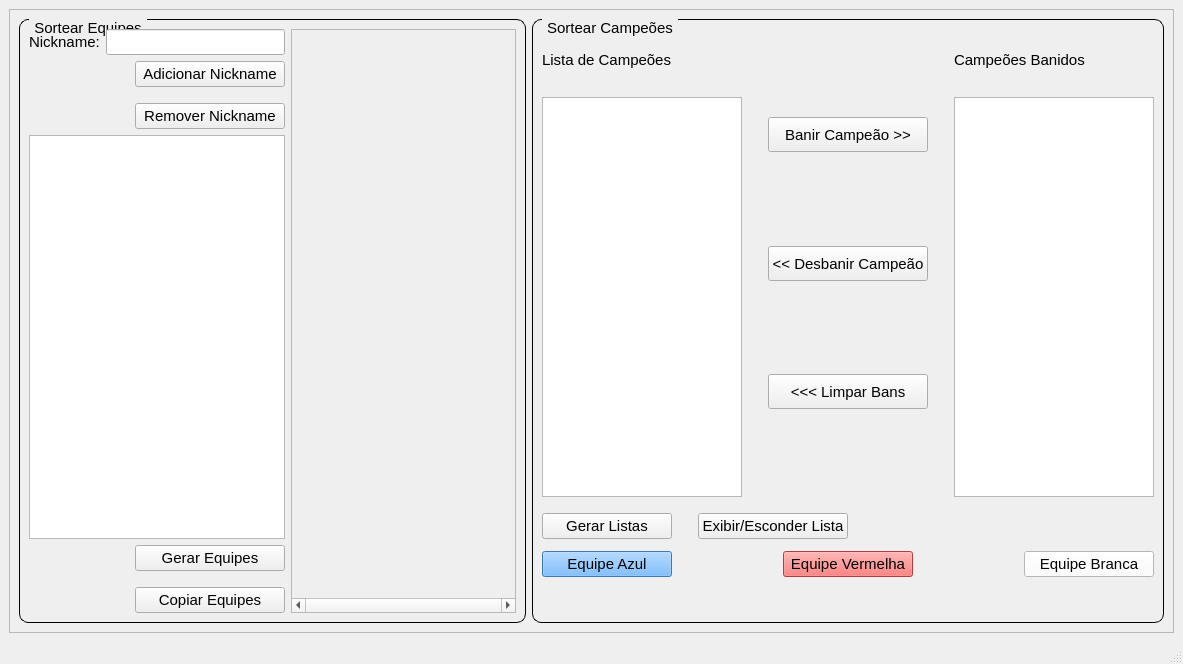
<?xml version="1.0" encoding="UTF-8"?>
<ui version="4.0">
 <class>MainWindow</class>
 <widget class="QMainWindow" name="MainWindow">
  <property name="geometry">
   <rect>
    <x>0</x>
    <y>0</y>
    <width>1183</width>
    <height>664</height>
   </rect>
  </property>
  <property name="windowTitle">
   <string>Lolsort para ARAM v1.1.1 - by Slarav</string>
  </property>
  <property name="autoFillBackground">
   <bool>false</bool>
  </property>
  <property name="styleSheet">
   <string notr="true"/>
  </property>
  <widget class="QWidget" name="centralwidget">
   <layout class="QGridLayout" name="gridLayout">
    <item row="0" column="0">
     <widget class="QScrollArea" name="scrollArea">
      <property name="widgetResizable">
       <bool>true</bool>
      </property>
      <widget class="QWidget" name="scrollAreaWidgetContents">
       <property name="geometry">
        <rect>
         <x>0</x>
         <y>0</y>
         <width>1163</width>
         <height>603</height>
        </rect>
       </property>
       <layout class="QGridLayout" name="gridLayout_5">
        <item row="0" column="0">
         <widget class="QGroupBox" name="groupBox">
          <property name="styleSheet">
           <string notr="true">QGroupBox {
    border: 1px solid black;
    border-radius: 9px;
    margin-top: 0.5em;
    font-size: 15px;
}

QGroupBox::title {
    subcontrol-origin: margin;
    left: 10px;
    padding: 0 3px 0 3px;
}</string>
          </property>
          <property name="title">
           <string>Sortear Equipes</string>
          </property>
          <layout class="QGridLayout" name="gridLayout_4">
           <item row="0" column="0">
            <layout class="QHBoxLayout" name="horizontalLayout_4">
             <item>
              <layout class="QVBoxLayout" name="verticalLayout_7">
               <item>
                <layout class="QHBoxLayout" name="horizontalLayout">
                 <item>
                  <widget class="QLabel" name="label">
                   <property name="font">
                    <font>
                     <pointsize>11</pointsize>
                    </font>
                   </property>
                   <property name="text">
                    <string>Nickname:</string>
                   </property>
                  </widget>
                 </item>
                 <item>
                  <widget class="QLineEdit" name="line_nickname">
                   <property name="font">
                    <font>
                     <pointsize>11</pointsize>
                    </font>
                   </property>
                  </widget>
                 </item>
                </layout>
               </item>
               <item>
                <layout class="QHBoxLayout" name="horizontalLayout_2">
                 <item>
                  <spacer name="horizontalSpacer">
                   <property name="orientation">
                    <enum>Qt::Horizontal</enum>
                   </property>
                   <property name="sizeHint" stdset="0">
                    <size>
                     <width>40</width>
                     <height>20</height>
                    </size>
                   </property>
                  </spacer>
                 </item>
                 <item>
                  <layout class="QVBoxLayout" name="verticalLayout">
                   <item>
                    <widget class="QPushButton" name="button_add_nickname">
                     <property name="minimumSize">
                      <size>
                       <width>150</width>
                       <height>0</height>
                      </size>
                     </property>
                     <property name="font">
                      <font>
                       <pointsize>11</pointsize>
                      </font>
                     </property>
                     <property name="text">
                      <string>Adicionar Nickname</string>
                     </property>
                    </widget>
                   </item>
                   <item>
                    <spacer name="verticalSpacer_4">
                     <property name="orientation">
                      <enum>Qt::Vertical</enum>
                     </property>
                     <property name="sizeType">
                      <enum>QSizePolicy::Maximum</enum>
                     </property>
                     <property name="sizeHint" stdset="0">
                      <size>
                       <width>20</width>
                       <height>10</height>
                      </size>
                     </property>
                    </spacer>
                   </item>
                   <item>
                    <widget class="QPushButton" name="button_remove_nickname">
                     <property name="minimumSize">
                      <size>
                       <width>150</width>
                       <height>0</height>
                      </size>
                     </property>
                     <property name="font">
                      <font>
                       <pointsize>11</pointsize>
                      </font>
                     </property>
                     <property name="text">
                      <string>Remover Nickname</string>
                     </property>
                    </widget>
                   </item>
                  </layout>
                 </item>
                </layout>
               </item>
               <item>
                <widget class="QListWidget" name="list_nicknames">
                 <property name="minimumSize">
                  <size>
                   <width>150</width>
                   <height>300</height>
                  </size>
                 </property>
                 <property name="maximumSize">
                  <size>
                   <width>16777215</width>
                   <height>16777215</height>
                  </size>
                 </property>
                 <property name="font">
                  <font>
                   <pointsize>11</pointsize>
                  </font>
                 </property>
                </widget>
               </item>
               <item>
                <layout class="QHBoxLayout" name="horizontalLayout_3">
                 <item>
                  <spacer name="horizontalSpacer_2">
                   <property name="orientation">
                    <enum>Qt::Horizontal</enum>
                   </property>
                   <property name="sizeHint" stdset="0">
                    <size>
                     <width>40</width>
                     <height>20</height>
                    </size>
                   </property>
                  </spacer>
                 </item>
                 <item>
                  <layout class="QVBoxLayout" name="verticalLayout_6">
                   <item>
                    <widget class="QPushButton" name="button_generate_groups">
                     <property name="minimumSize">
                      <size>
                       <width>150</width>
                       <height>0</height>
                      </size>
                     </property>
                     <property name="font">
                      <font>
                       <pointsize>11</pointsize>
                      </font>
                     </property>
                     <property name="text">
                      <string>Gerar Equipes</string>
                     </property>
                    </widget>
                   </item>
                   <item>
                    <spacer name="verticalSpacer_5">
                     <property name="orientation">
                      <enum>Qt::Vertical</enum>
                     </property>
                     <property name="sizeType">
                      <enum>QSizePolicy::Maximum</enum>
                     </property>
                     <property name="sizeHint" stdset="0">
                      <size>
                       <width>20</width>
                       <height>10</height>
                      </size>
                     </property>
                    </spacer>
                   </item>
                   <item>
                    <widget class="QPushButton" name="button_copy_group">
                     <property name="minimumSize">
                      <size>
                       <width>150</width>
                       <height>0</height>
                      </size>
                     </property>
                     <property name="maximumSize">
                      <size>
                       <width>16777215</width>
                       <height>16777215</height>
                      </size>
                     </property>
                     <property name="font">
                      <font>
                       <pointsize>11</pointsize>
                      </font>
                     </property>
                     <property name="text">
                      <string>Copiar Equipes</string>
                     </property>
                    </widget>
                   </item>
                  </layout>
                 </item>
                </layout>
               </item>
              </layout>
             </item>
             <item>
              <widget class="QScrollArea" name="scrollArea_2">
               <property name="minimumSize">
                <size>
                 <width>150</width>
                 <height>0</height>
                </size>
               </property>
               <property name="horizontalScrollBarPolicy">
                <enum>Qt::ScrollBarAlwaysOn</enum>
               </property>
               <property name="widgetResizable">
                <bool>true</bool>
               </property>
               <widget class="QWidget" name="scrollAreaWidgetContents_2">
                <property name="geometry">
                 <rect>
                  <x>0</x>
                  <y>0</y>
                  <width>199</width>
                  <height>535</height>
                 </rect>
                </property>
                <layout class="QGridLayout" name="gridLayout_2">
                 <item row="0" column="0">
                  <widget class="QLabel" name="label_groups">
                   <property name="minimumSize">
                    <size>
                     <width>150</width>
                     <height>0</height>
                    </size>
                   </property>
                   <property name="font">
                    <font>
                     <pointsize>11</pointsize>
                    </font>
                   </property>
                   <property name="text">
                    <string/>
                   </property>
                  </widget>
                 </item>
                </layout>
               </widget>
              </widget>
             </item>
            </layout>
           </item>
          </layout>
         </widget>
        </item>
        <item row="0" column="1">
         <widget class="QGroupBox" name="groupBox_2">
          <property name="styleSheet">
           <string notr="true">QGroupBox {
    border: 1px solid black;
    border-radius: 9px;
    margin-top: 0.5em;
    font-size: 15px;
}

QGroupBox::title {
    subcontrol-origin: margin;
    left: 10px;
    padding: 0 3px 0 3px;
}</string>
          </property>
          <property name="title">
           <string>Sortear Campeões</string>
          </property>
          <layout class="QGridLayout" name="gridLayout_3">
           <item row="0" column="0">
            <layout class="QVBoxLayout" name="verticalLayout_2">
             <item>
              <widget class="QLabel" name="label_2">
               <property name="minimumSize">
                <size>
                 <width>0</width>
                 <height>0</height>
                </size>
               </property>
               <property name="maximumSize">
                <size>
                 <width>16777215</width>
                 <height>16777215</height>
                </size>
               </property>
               <property name="font">
                <font>
                 <pointsize>11</pointsize>
                </font>
               </property>
               <property name="text">
                <string>Lista de Campeões</string>
               </property>
              </widget>
             </item>
             <item>
              <widget class="QListWidget" name="list_champions">
               <property name="minimumSize">
                <size>
                 <width>150</width>
                 <height>400</height>
                </size>
               </property>
               <property name="maximumSize">
                <size>
                 <width>200</width>
                 <height>400</height>
                </size>
               </property>
               <property name="font">
                <font>
                 <pointsize>11</pointsize>
                </font>
               </property>
              </widget>
             </item>
            </layout>
           </item>
           <item row="0" column="1">
            <layout class="QVBoxLayout" name="verticalLayout_3">
             <item>
              <spacer name="verticalSpacer">
               <property name="orientation">
                <enum>Qt::Vertical</enum>
               </property>
               <property name="sizeHint" stdset="0">
                <size>
                 <width>20</width>
                 <height>28</height>
                </size>
               </property>
              </spacer>
             </item>
             <item>
              <layout class="QHBoxLayout" name="horizontalLayout_5">
               <item>
                <spacer name="horizontalSpacer_4">
                 <property name="orientation">
                  <enum>Qt::Horizontal</enum>
                 </property>
                 <property name="sizeType">
                  <enum>QSizePolicy::Maximum</enum>
                 </property>
                 <property name="sizeHint" stdset="0">
                  <size>
                   <width>20</width>
                   <height>20</height>
                  </size>
                 </property>
                </spacer>
               </item>
               <item>
                <widget class="QPushButton" name="button_ban_chanpion">
                 <property name="minimumSize">
                  <size>
                   <width>160</width>
                   <height>35</height>
                  </size>
                 </property>
                 <property name="maximumSize">
                  <size>
                   <width>160</width>
                   <height>35</height>
                  </size>
                 </property>
                 <property name="font">
                  <font>
                   <pointsize>11</pointsize>
                  </font>
                 </property>
                 <property name="text">
                  <string>Banir Campeão &gt;&gt;</string>
                 </property>
                </widget>
               </item>
               <item>
                <spacer name="horizontalSpacer_3">
                 <property name="orientation">
                  <enum>Qt::Horizontal</enum>
                 </property>
                 <property name="sizeType">
                  <enum>QSizePolicy::Maximum</enum>
                 </property>
                 <property name="sizeHint" stdset="0">
                  <size>
                   <width>20</width>
                   <height>20</height>
                  </size>
                 </property>
                </spacer>
               </item>
              </layout>
             </item>
             <item>
              <spacer name="verticalSpacer_2">
               <property name="orientation">
                <enum>Qt::Vertical</enum>
               </property>
               <property name="sizeHint" stdset="0">
                <size>
                 <width>20</width>
                 <height>28</height>
                </size>
               </property>
              </spacer>
             </item>
             <item>
              <layout class="QHBoxLayout" name="horizontalLayout_6">
               <item>
                <spacer name="horizontalSpacer_6">
                 <property name="orientation">
                  <enum>Qt::Horizontal</enum>
                 </property>
                 <property name="sizeType">
                  <enum>QSizePolicy::Maximum</enum>
                 </property>
                 <property name="sizeHint" stdset="0">
                  <size>
                   <width>20</width>
                   <height>20</height>
                  </size>
                 </property>
                </spacer>
               </item>
               <item>
                <widget class="QPushButton" name="button_unban_chanpion">
                 <property name="minimumSize">
                  <size>
                   <width>160</width>
                   <height>35</height>
                  </size>
                 </property>
                 <property name="maximumSize">
                  <size>
                   <width>160</width>
                   <height>35</height>
                  </size>
                 </property>
                 <property name="font">
                  <font>
                   <pointsize>11</pointsize>
                  </font>
                 </property>
                 <property name="text">
                  <string>&lt;&lt; Desbanir Campeão</string>
                 </property>
                </widget>
               </item>
               <item>
                <spacer name="horizontalSpacer_5">
                 <property name="orientation">
                  <enum>Qt::Horizontal</enum>
                 </property>
                 <property name="sizeType">
                  <enum>QSizePolicy::Maximum</enum>
                 </property>
                 <property name="sizeHint" stdset="0">
                  <size>
                   <width>20</width>
                   <height>20</height>
                  </size>
                 </property>
                </spacer>
               </item>
              </layout>
             </item>
             <item>
              <spacer name="verticalSpacer_6">
               <property name="orientation">
                <enum>Qt::Vertical</enum>
               </property>
               <property name="sizeHint" stdset="0">
                <size>
                 <width>20</width>
                 <height>28</height>
                </size>
               </property>
              </spacer>
             </item>
             <item>
              <layout class="QHBoxLayout" name="horizontalLayout_7">
               <item>
                <spacer name="horizontalSpacer_14">
                 <property name="orientation">
                  <enum>Qt::Horizontal</enum>
                 </property>
                 <property name="sizeType">
                  <enum>QSizePolicy::Maximum</enum>
                 </property>
                 <property name="sizeHint" stdset="0">
                  <size>
                   <width>20</width>
                   <height>20</height>
                  </size>
                 </property>
                </spacer>
               </item>
               <item>
                <widget class="QPushButton" name="button_unban_all">
                 <property name="minimumSize">
                  <size>
                   <width>160</width>
                   <height>35</height>
                  </size>
                 </property>
                 <property name="maximumSize">
                  <size>
                   <width>160</width>
                   <height>35</height>
                  </size>
                 </property>
                 <property name="font">
                  <font>
                   <pointsize>11</pointsize>
                  </font>
                 </property>
                 <property name="text">
                  <string>&lt;&lt;&lt; Limpar Bans</string>
                 </property>
                </widget>
               </item>
               <item>
                <spacer name="horizontalSpacer_15">
                 <property name="orientation">
                  <enum>Qt::Horizontal</enum>
                 </property>
                 <property name="sizeType">
                  <enum>QSizePolicy::Maximum</enum>
                 </property>
                 <property name="sizeHint" stdset="0">
                  <size>
                   <width>20</width>
                   <height>20</height>
                  </size>
                 </property>
                </spacer>
               </item>
              </layout>
             </item>
             <item>
              <spacer name="verticalSpacer_3">
               <property name="orientation">
                <enum>Qt::Vertical</enum>
               </property>
               <property name="sizeHint" stdset="0">
                <size>
                 <width>20</width>
                 <height>28</height>
                </size>
               </property>
              </spacer>
             </item>
            </layout>
           </item>
           <item row="0" column="2">
            <layout class="QVBoxLayout" name="verticalLayout_4">
             <item>
              <widget class="QLabel" name="label_3">
               <property name="minimumSize">
                <size>
                 <width>0</width>
                 <height>0</height>
                </size>
               </property>
               <property name="maximumSize">
                <size>
                 <width>16777215</width>
                 <height>16777215</height>
                </size>
               </property>
               <property name="font">
                <font>
                 <pointsize>11</pointsize>
                </font>
               </property>
               <property name="text">
                <string>Campeões Banidos</string>
               </property>
              </widget>
             </item>
             <item>
              <widget class="QListWidget" name="list_banned_champions">
               <property name="minimumSize">
                <size>
                 <width>150</width>
                 <height>400</height>
                </size>
               </property>
               <property name="maximumSize">
                <size>
                 <width>200</width>
                 <height>400</height>
                </size>
               </property>
               <property name="font">
                <font>
                 <pointsize>11</pointsize>
                </font>
               </property>
              </widget>
             </item>
            </layout>
           </item>
           <item row="1" column="0" colspan="3">
            <layout class="QVBoxLayout" name="verticalLayout_5">
             <item>
              <layout class="QHBoxLayout" name="horizontalLayout_9">
               <property name="topMargin">
                <number>10</number>
               </property>
               <item>
                <widget class="QPushButton" name="button_generate_champions_list">
                 <property name="minimumSize">
                  <size>
                   <width>130</width>
                   <height>0</height>
                  </size>
                 </property>
                 <property name="maximumSize">
                  <size>
                   <width>130</width>
                   <height>16777215</height>
                  </size>
                 </property>
                 <property name="font">
                  <font>
                   <pointsize>11</pointsize>
                  </font>
                 </property>
                 <property name="text">
                  <string>Gerar Listas</string>
                 </property>
                </widget>
               </item>
               <item>
                <spacer name="horizontalSpacer_7">
                 <property name="orientation">
                  <enum>Qt::Horizontal</enum>
                 </property>
                 <property name="sizeType">
                  <enum>QSizePolicy::Maximum</enum>
                 </property>
                 <property name="sizeHint" stdset="0">
                  <size>
                   <width>20</width>
                   <height>20</height>
                  </size>
                 </property>
                </spacer>
               </item>
               <item>
                <widget class="QPushButton" name="button_show_hide">
                 <property name="minimumSize">
                  <size>
                   <width>150</width>
                   <height>0</height>
                  </size>
                 </property>
                 <property name="maximumSize">
                  <size>
                   <width>150</width>
                   <height>16777215</height>
                  </size>
                 </property>
                 <property name="font">
                  <font>
                   <pointsize>11</pointsize>
                  </font>
                 </property>
                 <property name="text">
                  <string>Exibir/Esconder Lista</string>
                 </property>
                </widget>
               </item>
               <item>
                <spacer name="horizontalSpacer_10">
                 <property name="orientation">
                  <enum>Qt::Horizontal</enum>
                 </property>
                 <property name="sizeHint" stdset="0">
                  <size>
                   <width>18</width>
                   <height>20</height>
                  </size>
                 </property>
                </spacer>
               </item>
              </layout>
             </item>
             <item>
              <layout class="QHBoxLayout" name="horizontalLayout_8">
               <property name="topMargin">
                <number>6</number>
               </property>
               <item>
                <widget class="QPushButton" name="button_cp_first">
                 <property name="minimumSize">
                  <size>
                   <width>130</width>
                   <height>0</height>
                  </size>
                 </property>
                 <property name="maximumSize">
                  <size>
                   <width>130</width>
                   <height>16777215</height>
                  </size>
                 </property>
                 <property name="font">
                  <font>
                   <pointsize>11</pointsize>
                  </font>
                 </property>
                 <property name="styleSheet">
                  <string notr="true">QPushButton {
    background-color: rgb(85, 170, 255);
}</string>
                 </property>
                 <property name="text">
                  <string>Equipe Azul</string>
                 </property>
                </widget>
               </item>
               <item>
                <spacer name="horizontalSpacer_8">
                 <property name="orientation">
                  <enum>Qt::Horizontal</enum>
                 </property>
                 <property name="sizeType">
                  <enum>QSizePolicy::Expanding</enum>
                 </property>
                 <property name="sizeHint" stdset="0">
                  <size>
                   <width>20</width>
                   <height>20</height>
                  </size>
                 </property>
                </spacer>
               </item>
               <item>
                <widget class="QPushButton" name="button_cp_second">
                 <property name="minimumSize">
                  <size>
                   <width>130</width>
                   <height>0</height>
                  </size>
                 </property>
                 <property name="maximumSize">
                  <size>
                   <width>130</width>
                   <height>16777215</height>
                  </size>
                 </property>
                 <property name="font">
                  <font>
                   <pointsize>11</pointsize>
                  </font>
                 </property>
                 <property name="autoFillBackground">
                  <bool>false</bool>
                 </property>
                 <property name="styleSheet">
                  <string notr="true">QPushButton {
    background-color: rgb(255, 82, 82);
}</string>
                 </property>
                 <property name="text">
                  <string>Equipe Vermelha</string>
                 </property>
                </widget>
               </item>
               <item>
                <spacer name="horizontalSpacer_9">
                 <property name="orientation">
                  <enum>Qt::Horizontal</enum>
                 </property>
                 <property name="sizeType">
                  <enum>QSizePolicy::Expanding</enum>
                 </property>
                 <property name="sizeHint" stdset="0">
                  <size>
                   <width>20</width>
                   <height>20</height>
                  </size>
                 </property>
                </spacer>
               </item>
               <item>
                <widget class="QPushButton" name="button_cp_third">
                 <property name="minimumSize">
                  <size>
                   <width>130</width>
                   <height>0</height>
                  </size>
                 </property>
                 <property name="maximumSize">
                  <size>
                   <width>130</width>
                   <height>16777215</height>
                  </size>
                 </property>
                 <property name="font">
                  <font>
                   <pointsize>11</pointsize>
                  </font>
                 </property>
                 <property name="styleSheet">
                  <string notr="true">QPushButton {
    background-color: rgb(255, 255, 255);
}</string>
                 </property>
                 <property name="text">
                  <string>Equipe Branca</string>
                 </property>
                </widget>
               </item>
              </layout>
             </item>
             <item>
              <layout class="QHBoxLayout" name="horizontalLayout_10">
               <property name="topMargin">
                <number>10</number>
               </property>
               <item>
                <widget class="QLabel" name="label_champions_g1">
                 <property name="font">
                  <font>
                   <pointsize>13</pointsize>
                  </font>
                 </property>
                 <property name="text">
                  <string/>
                 </property>
                </widget>
               </item>
               <item>
                <spacer name="horizontalSpacer_11">
                 <property name="orientation">
                  <enum>Qt::Horizontal</enum>
                 </property>
                 <property name="sizeType">
                  <enum>QSizePolicy::Maximum</enum>
                 </property>
                 <property name="sizeHint" stdset="0">
                  <size>
                   <width>20</width>
                   <height>20</height>
                  </size>
                 </property>
                </spacer>
               </item>
               <item>
                <widget class="QLabel" name="label_champions_g2">
                 <property name="font">
                  <font>
                   <pointsize>13</pointsize>
                  </font>
                 </property>
                 <property name="text">
                  <string/>
                 </property>
                </widget>
               </item>
               <item>
                <spacer name="horizontalSpacer_13">
                 <property name="orientation">
                  <enum>Qt::Horizontal</enum>
                 </property>
                 <property name="sizeType">
                  <enum>QSizePolicy::Maximum</enum>
                 </property>
                 <property name="sizeHint" stdset="0">
                  <size>
                   <width>20</width>
                   <height>20</height>
                  </size>
                 </property>
                </spacer>
               </item>
               <item>
                <widget class="QLabel" name="label_champions_g3">
                 <property name="font">
                  <font>
                   <pointsize>13</pointsize>
                  </font>
                 </property>
                 <property name="text">
                  <string/>
                 </property>
                </widget>
               </item>
              </layout>
             </item>
            </layout>
           </item>
          </layout>
         </widget>
        </item>
       </layout>
      </widget>
     </widget>
    </item>
   </layout>
  </widget>
  <widget class="QMenuBar" name="menubar">
   <property name="geometry">
    <rect>
     <x>0</x>
     <y>0</y>
     <width>1183</width>
     <height>21</height>
    </rect>
   </property>
  </widget>
  <widget class="QStatusBar" name="statusbar"/>
 </widget>
 <resources/>
 <connections/>
</ui>
